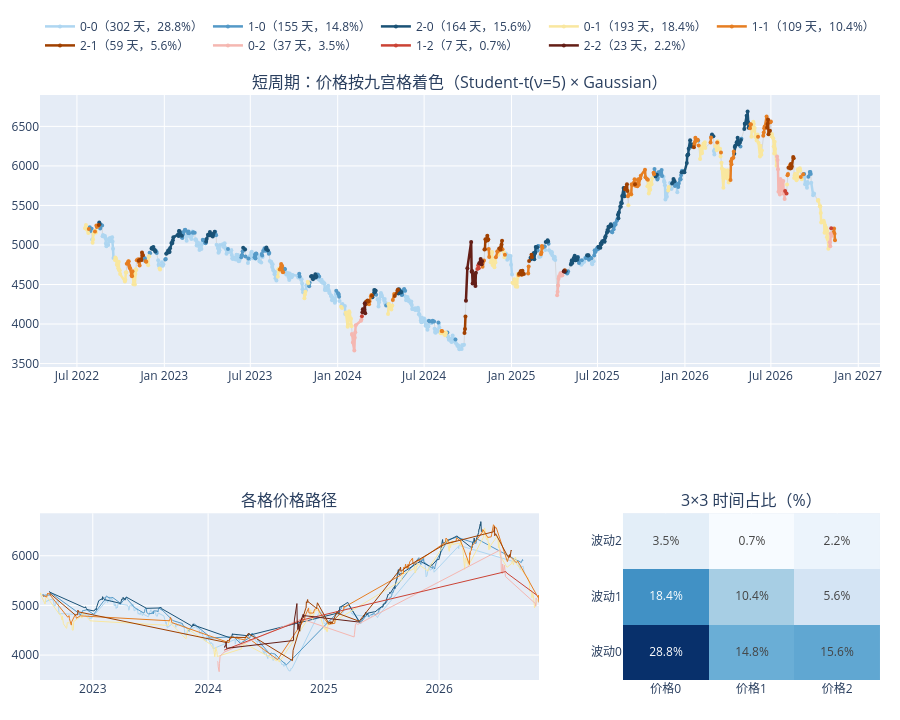

The code cell stored with this chart in its notebook:
### Markdown cell above
## 七、短周期九宫格（短价格 × 短波动）

### Code cell
plot_grid('短价格', '短波动', '短周期').show()
